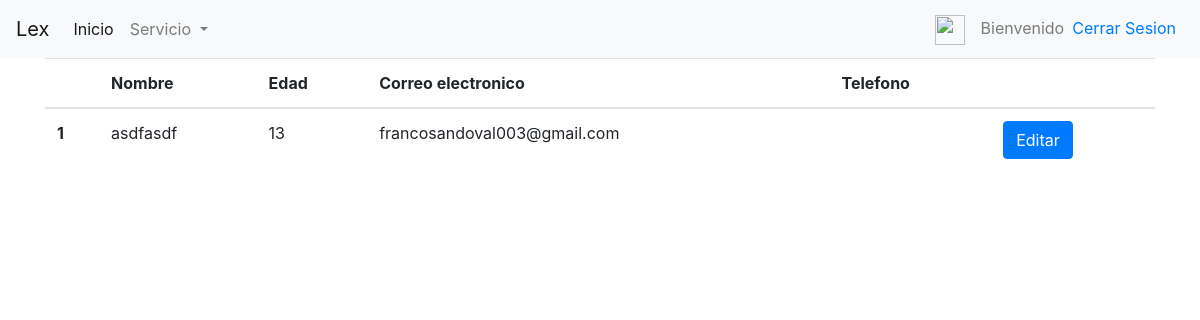
Screenshot of /service/view/staff with the database file from the repository.
### core/models.py (models this page shows, shortened)
class Servicio(models.Model):
    cliente=models.ForeignKey('auth.User', on_delete=models.CASCADE, default='1')
    first_name=models.CharField('Nombre',max_length=30,blank=True,null=True)
    age=models.IntegerField('Edad',blank=True,null=True)
    email=models.EmailField('Correo electronico',max_length=254, blank=True, null=True)
    cause=models.TextField('Redactar Causa',max_length=254, blank=True,null=True)
    files=models.FileField(blank=True, null=True)

### core/views.py (the view)
# urls.py: path('service/view/staff', views.consultar_solicitudes_staff, name='service_view_staff')
def consultar_solicitudes_staff(request):
    service=Servicio.objects.select_related('cliente').all()
    return render(request, 'core/consultar_solicitudes.html',{'list':service})

### core/templates/core/consultar_solicitudes.html (shortened to what this page needs)
{% extends 'core/base.html' %}
{% block content %}
<table class="table table-hover">
<thead>
        <tr>
            <th></th>
            <th>Nombre</th>
            <th>Edad</th>
            <th>Correo electronico</th>
            <th>Telefono</th>
            <th></th>
        </tr>
    </thead>
    <tbody>
        {% for s in list %}
        <tr>
            <th scope="row">{{ s.id }} </th>
            <td>{{ s.first_name }}</td>
            <td>{{ s.age }}</td>
            <td>{{s.email}}</td>
            <td>{{s.phone}}</td>
            <td><a class="btn btn-primary" href="{% url 'service_edit' s.id %}">Editar</a></td>
        </tr>
        {% endfor %}
    </tbody>
</table>
{% endblock content %}

### rows the page displays
Servicio: id "1", first_name "asdfasdf", age "13", email "francosandoval003@gmail.com"
